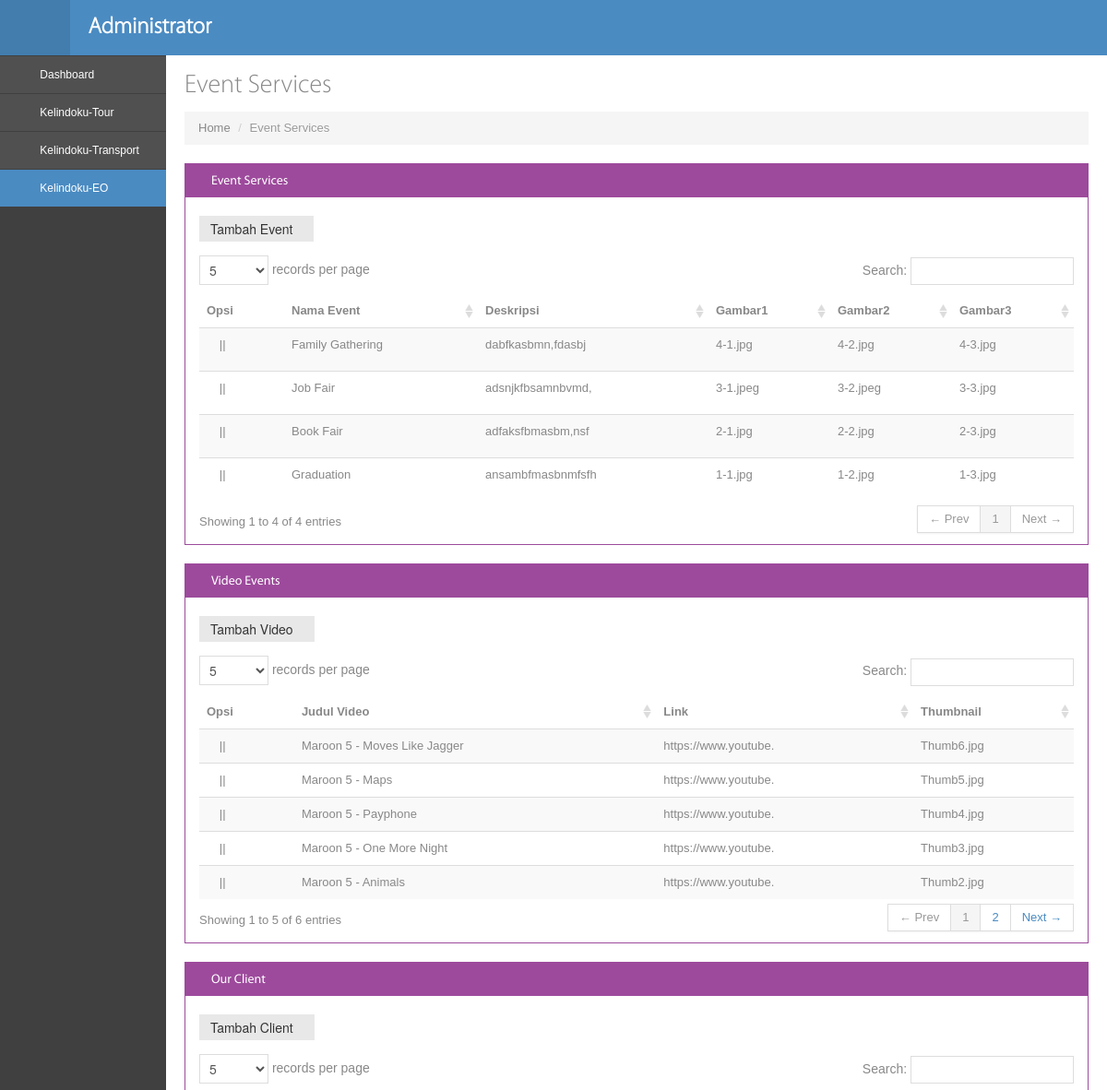
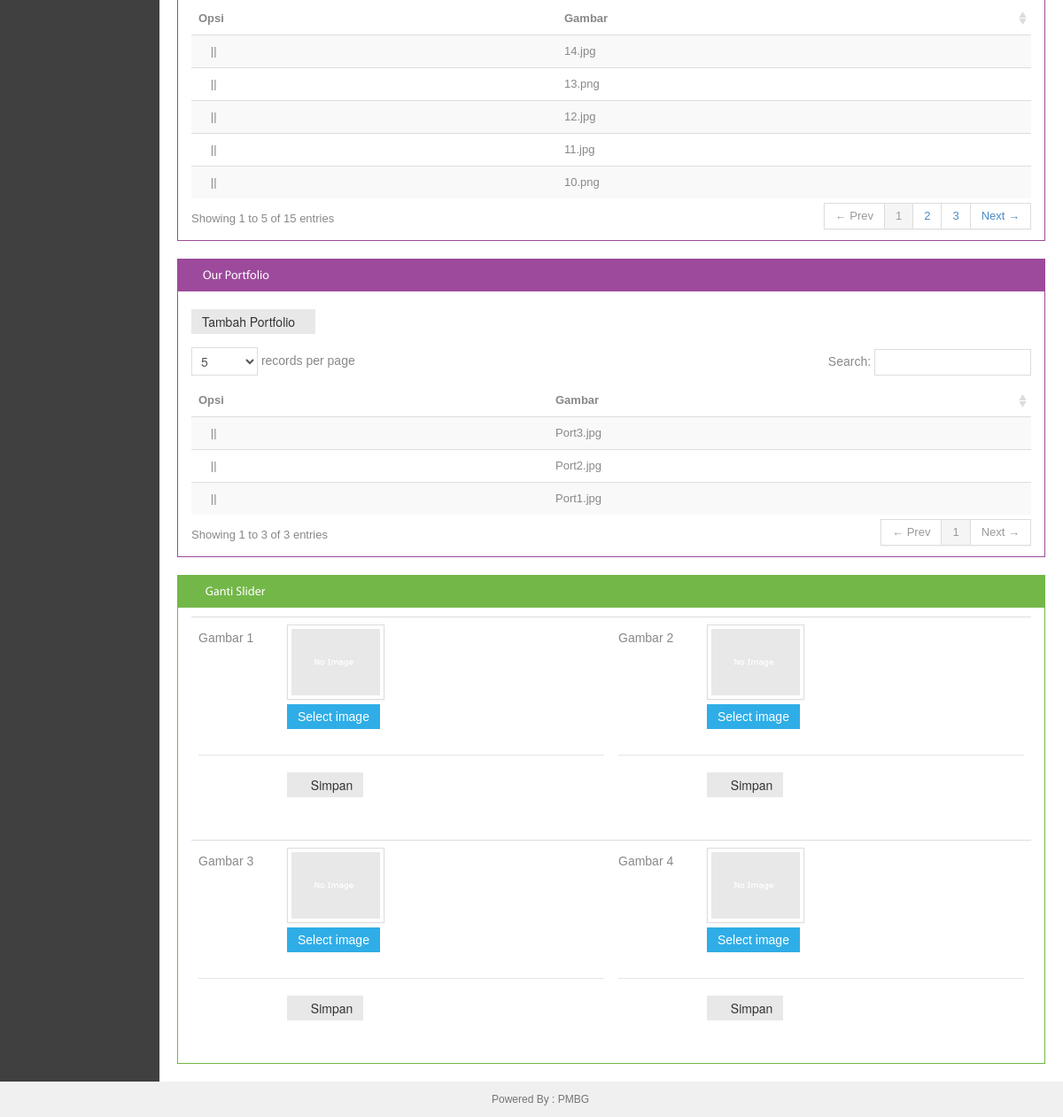
/administrator/eo.php (signed in), run on the app's committed database (2 pictures, top to bottom).
### tables this page shows
CREATE TABLE `service` (
  `id` int(11) NOT NULL,
  `nama` varchar(30) NOT NULL,
  `detail` text NOT NULL,
  `gambar1` varchar(50) NOT NULL,
  `gambar2` varchar(50) NOT NULL,
  `gambar3` varchar(50) NOT NULL
);

CREATE TABLE `ads` (
  `id` int(11) NOT NULL,
  `judul` varchar(30) NOT NULL,
  `link` varchar(100) NOT NULL,
  `thumbnail` varchar(50) NOT NULL
);

CREATE TABLE `client` (
  `id` int(11) NOT NULL,
  `gambar` varchar(50) NOT NULL
);

CREATE TABLE `port1` (
  `id` int(11) NOT NULL,
  `gambar` varchar(50) NOT NULL
);

### administrator/eo.php (the view, shortened to what this page needs)
<!DOCTYPE html>
<?php
include 'aksi_admin/session.php';
 ?>
<head>
<link href=assets/bootstrap/css/bootstrap.min.css rel=stylesheet />
<link href=assets/bootstrap/css/bootstrap-responsive.min.css rel=stylesheet />
<link href=assets/bootstrap/css/bootstrap-fileupload.css rel=stylesheet />
<link href=assets/font-awesome/css/font-awesome.css rel=stylesheet />
<link href=css/style.css rel=stylesheet />
<link href=css/style-responsive.css rel=stylesheet />
<link href=css/style-default.css rel=stylesheet id=style_color />
<link rel=stylesheet href=assets/data-tables/DT_bootstrap.css />
</head>
<body class=fixed-top>
<div id=header class="navbar navbar-inverse navbar-fixed-top">
<div class=navbar-inner>
<div class=container-fluid>
<div class="sidebar-toggle-box hidden-phone">
<div class=icon-reorder></div>
</div>
<a class=brand href=dashboard.php>
<h3 class=sub-menu>Administrator</h3>
</a>
<div class=top-nav>
<ul class="nav pull-right top-menu">
<li class="dropdown mtop5">
<a class="dropdown-toggle element" data-placement=bottom data-toggle=tooltip href=aksi_admin/aksi_logout.php data-original-title=Keluar>
<i class=icon-off></i>
</a>
</li>
</ul>
</div>
</div>
</div>
</div>
<div id=container class=row-fluid>
<div class=sidebar-scroll>
<div id=sidebar class="nav-collapse collapse">
<ul class=sidebar-menu>
<li class=sub-menu>
<a class href=dashboard.php>
<i class=icon-dashboard></i>
<span>Dashboard</span>
</a>
</li>
<li class=sub-menu>
<a href=article.php class>
<i class=icon-book></i>
<span>Kelindoku-Tour</span>
</a>
</li>
<li class=sub-menu>
<a href=mobil.php class>
<i class=icon-plane></i>
<span>Kelindoku-Transport</span>
</a>
</li>
<li class="sub-menu active">
<a href=eo.php class>
<i class=icon-camera></i>
<span>Kelindoku-EO</span>
</a>
</li>
</ul>
</div>
</div>
</div>
<div id=main-content>
<div class=container-fluid>
<div class=row-fluid>
<div class=span12>
<h3 class=page-title>
Event Services
</h3>
<ul class=breadcrumb>
<li>
<a href=dashboard.php>Home</a>
<span class=divider>/</span>
</li>
<li class=active>
Event Services
</li>
</ul>
</div>
</div>
<div class=row-fluid>
<div class=span12>
<div class="widget purple">
<div class=widget-title>
<h4><i class=icon-reorder></i>Event Services</h4>
<span class=tools>
<a href=javascript: class=icon-chevron-down></a>
</span>
</div>
<div class=widget-body>
<div>
<div class=clearfix>
<a href=tambah_posting/tambah_event.php>
<div class=btn-group>
<button class="btn green">
Tambah Event<i class=icon-plus></i>
</button>
</div>
</a>
<div class=space15></div><div style=overflow-x:auto;overflow-y:hidden>
<table class="table table-striped table-hover" id=editable-sample>
<thead>
<tr>
<th>Opsi</th>
<th>Nama Event</th>
<th>Deskripsi</th>
<th>Gambar1</th>
<th>Gambar2</th>
<th>Gambar3</th>
</tr>
</thead>
<tbody>
<?php
                                     $sql = mysqli_query($connection, "SELECT * FROM service ORDER BY id DESC");
                    while ($data = mysqli_fetch_array($sql)){
                      $isi = $data['detail'];
                      $potong = substr($isi, 0, 20);
                    ?>
<tr class>
<td><a href="edit_posting/edit_event.php?id=<?php echo $data['id']; ?>"><b class=icon-pencil></b></a> ||
<a href="aksi_admin/aksi_hapus_event.php?id=<?php echo $data['id'];?>"><b class=icon-trash></b></a></td>
<td><?php echo $data['nama']; ?></td>
<td><?php echo $potong; ?></td>
<td><?php echo $data['gambar1']; ?></td>
<td><?php echo $data['gambar2']; ?></td>
<td><?php echo $data['gambar3']; ?></td>
</tr>
<?php
                    }
                    ?>
</tbody>
</table></div>
</div>
</div>
</div>
</div>
</div>
<div class=row-fluid>
<div class=span12>
<div class="widget purple">
<div class=widget-title>
<h4><i class=icon-reorder></i>Video Events</h4>
<span class=tools>
<a href=javascript: class=icon-chevron-down></a>
</span>
</div>
<div class=widget-body>
<div>
<div class=clearfix>
<a href=tambah_posting/tambah_video.php>
<div class=btn-group>
<button class="btn green">
Tambah Video<i class=icon-plus></i>
</button>
</div>
</a>
<div class=space15></div><div style=overflow-x:auto;overflow-y:hidden>
<table class="table table-striped table-hover" id=editable-sample1>
<thead>
<tr>
<th>Opsi</th>
<th>Judul Video</th>
<th>Link</th>
<th>Thumbnail</th>
</tr>
</thead>
<tbody>
<?php
                                     $query1 = mysqli_query($connection, "SELECT * FROM ads ORDER BY id DESC");
                    while ($data = mysqli_fetch_array($query1)){
                      $isi = $data['link'];
                      $potong = substr($isi, 0, 20);
                    ?>
<tr class>
<td><a href="edit_posting/edit_video.php?id=<?php echo $data['id']; ?>"><b class=icon-pencil></b></a> ||
<a href="aksi_admin/aksi_hapus_video.php?id=<?php echo $data['id'];?>"><b class=icon-trash></b></a></td>
<td><?php echo $data['judul']; ?></td>
<td><?php echo $potong; ?></td>
<td><?php echo $data['thumbnail']; ?></td>
</tr>
<?php
                    }
                    ?>
</tbody>
</table></div>
</div>
</div>
</div>
</div>
</div>
<div class=row-fluid>
<div class=span12>
<div class="widget purple">
<div class=widget-title>
<h4><i class=icon-reorder></i>Our Client</h4>
<span class=tools>
<a href=javascript: class=icon-chevron-down></a>
</span>
</div>
<div class=widget-body>
<div>
<div class=clearfix>
<a href=tambah_posting/tambah_client.php>
<div class=btn-group>
<button class="btn green">
Tambah Client<i class=icon-plus></i>
</button>
</div>
</a>
<div class=space15></div><div style=overflow-x:auto;overflow-y:hidden>
<table class="table table-striped table-hover" id=editable-sample2>
<thead>
<tr>
<th>Opsi</th>
<th>Gambar</th>
</tr>
</thead>
<tbody>
<?php
                                     $query2 = mysqli_query($connection, "SELECT * FROM client ORDER BY id DESC");
                    while ($data = mysqli_fetch_array($query2)){
                      $isi = $data['gambar'];
                      $potong = substr($isi, 0, 20);
                    ?>
<tr class>
<td><a href="edit_posting/edit_client.php?id=<?php echo $data['id']; ?>"><b class=icon-pencil></b></a> ||
<a href="aksi_admin/aksi_hapus_client.php?id=<?php echo $data['id'];?>"><b class=icon-trash></b></a></td>
<td><?php echo $potong; ?></td>
</tr>
<?php
                    }
                    ?>
</tbody>
</table></div>
</div>
</div>
</div>
</div>
</div>
<div class=row-fluid>
<div class=span12>
<div class="widget purple">
<div class=widget-title>
<h4><i class=icon-reorder></i>Our Portfolio</h4>
<span class=tools>
<a href=javascript: class=icon-chevron-down></a>
</span>
</div>
<div class=widget-body>
<div>
<div class=clearfix>
<a href=tambah_posting/tambah_port1.php>
<div class=btn-group>
<button class="btn green">
Tambah Portfolio<i class=icon-plus></i>
</button>
</div>
</a>
<div class=space15></div><div style=overflow-x:auto;overflow-y:hidden>
<table class="table table-striped table-hover" id=editable-sample3>
<thead>
<tr>
<th>Opsi</th>
<th>Gambar</th>
</tr>
</thead>
<tbody>
<?php
                                     $query3 = mysqli_query($connection, "SELECT * FROM port1 ORDER BY id DESC");
                    while ($data = mysqli_fetch_array($query3)){
                      $isi = $data['gambar'];
                      $potong = substr($isi, 0, 20);
                    ?>
<tr class>
<td><a href="edit_posting/edit_port1.php?id=<?php echo $data['id']; ?>"><b class=icon-pencil></b></a> ||
<a href="aksi_admin/aksi_hapus_port1.php?id=<?php echo $data['id'];?>"><b class=icon-trash></b></a></td>
<td><?php echo $potong; ?></td>
</tr>
<?php
                    }
                    ?>
</tbody>
</table></div>
</div>
</div>
</div>
</div>
</div>
<div class=row-fluid>
<div class=span12>
<div class="widget green">
<div class=widget-title>
<h4><i class=icon-reorder></i> Ganti Slider</h4>
<span class=tools>
<a href=javascript: class=icon-chevron-down></a>
</span>
</div>
<div class=widget-body><div style=overflow-x:auto;overflow-y:hidden>
<table class=table><td>
<form name=ganti_slider1 action=aksi_admin/aksi_ganti_slider1.php class=form-horizontal method=POST enctype=multipart/form-data>
<div class=control-group>
<label class=control-label>Gambar 1</label>
<div class=controls>
<div class="fileupload fileupload-new" data-provides=fileupload>
<div class="fileupload-new thumbnail" style=width:100px;height:75px><img src=img/demoUpload.jpg alt /></div>
<div>
<span class="btn btn-file btn-primary">
<span class=fileupload-new>Select image</span>
</span>
</div>
</div>
</div>
</div>
<div class=form-actions>
<button type=submit name=simpan class="btn blue"><i class=icon-ok></i> Simpan</button>
</div>
</form></td><td>
<form name=ganti_slider1 action=aksi_admin/aksi_ganti_slider1.php class=form-horizontal method=POST enctype=multipart/form-data>
<div class=control-group>
<label class=control-label>Gambar 2</label>
<div class=controls>
<div class="fileupload fileupload-new" data-provides=fileupload>
<div class="fileupload-new thumbnail" style=width:100px;height:75px><img src=img/demoUpload.jpg alt /></div>
<div>
<span class="btn btn-file btn-primary">
<span class=fileupload-new>Select image</span>
</span>
</div>
</div>
</div>
</div>
<div class=form-actions>
<button type=submit name=simpan class="btn blue"><i class=icon-ok></i> Simpan</button>
</div>
</form></td><tr></tr><td>
<form name=ganti_slider1 action=aksi_admin/aksi_ganti_slider1.php class=form-horizontal method=POST enctype=multipart/form-data>
<div class=control-group>
<label class=control-label>Gambar 3</label>
<div class=controls>
<div class="fileupload fileupload-new" data-provides=fileupload>
<div class="fileupload-new thumbnail" style=width:100px;height:75px><img src=img/demoUpload.jpg alt /></div>
<div>
<span class="btn btn-file btn-primary">
<span class=fileupload-new>Select image</span>
</span>
</div>
</div>
</div>
</div>
<div class=form-actions>
<button type=submit name=simpan class="btn blue"><i class=icon-ok></i> Simpan</button>
</div>
</form></td><td>
<form name=ganti_slider1 action=aksi_admin/aksi_ganti_slider1.php class=form-horizontal method=POST enctype=multipart/form-data>
<div class=control-group>
<label class=control-label>Gambar 4</label>
<div class=controls>
<div class="fileupload fileupload-new" data-provides=fileupload>
<div class="fileupload-new thumbnail" style=width:100px;height:75px><img src=img/demoUpload.jpg alt /></div>
<div>
<span class="btn btn-file btn-primary">
<span class=fileupload-new>Select image</span>
</span>
</div>
</div>
</div>
</div>
<div class=form-actions>
<button type=submit name=simpan class="btn blue"><i class=icon-ok></i> Simpan</button>
</div>
</form></td></table></div>
</div>
</div>
</div>
</div>
</div>
</div>
</div></div></div></div>
<div id=footer>
Powered By : PMBG
</div>
</body>
</html>

### administrator/css/style-responsive.css (style rules this page uses)
@media (min-width: 980px) { #sidebar { position: absolute; width: 180px; } }
@media (min-width: 980px) { #sidebar ul { margin-top:1px !important; width: 100%; } }
@media (min-width: 980px) { #main-content { margin-top: 0px !important; } }
@media (min-width: 980px) { .fixed-top #main-content { margin-top: 20px; } }

### administrator/css/style-default.css (style rules this page uses)
body { color: #888888; }
a, a:hover { text-shadow: none !important; color: #4a8bc2; }
#header.navbar-inverse .navbar-inner { background-color: #4a8bc2; background-image: -moz-linear-gradient(top, #4a8bc2, #4a8bc2); background-image: -webkit-gradient(linear, 0 0, 0 100%, from(#4a8bc2), to(#4a8bc2)); background-image: -webkit-linear-gradient(top, #4a8bc2, #4a8bc2); background-image: -o-linear-gradient(top, #4a8bc2, #4a8bc2); background-image: linear-gradient(to bottom, #4a8bc2, #4a8bc2); background-repeat: repeat-x; border-color: #4a8bc2; color: #fff; filter: progid:DXImageTransform.Microsoft.gradient(startColorstr='#ff4a8bc2', endColorstr='#ff4a8bc2', GradientType=0); }
.sidebar-toggle-box { background: #427dae; color: #fff; }
#sidebar > ul > li > a { color: #fff !important; }
#sidebar > ul > li a i { color: #fff !important; display: inline-block; }
#sidebar > ul > li.active > a, #sidebar > ul > li >a:hover, #sidebar > ul > li:hover>a { background: #4a8bc2; }

### data on the page
service: nama "Family Gathering", detail "dabfkasbmn,fdasbj", gambar1 "4-1.jpg", gambar2 "4-2.jpg", gambar3 "4-3.jpg"
service: nama "Job Fair", detail "adsnjkfbsamnbvmd,", gambar1 "3-1.jpeg", gambar2 "3-2.jpeg", gambar3 "3-3.jpg"
service: nama "Book Fair", detail "adfaksfbmasbm,nsf", gambar1 "2-1.jpg", gambar2 "2-2.jpg", gambar3 "2-3.jpg"
service: nama "Graduation", detail "ansambfmasbnmfsfh", gambar1 "1-1.jpg", gambar2 "1-2.jpg", gambar3 "1-3.jpg"
ads: judul "Maroon 5 - Moves Like Jagger", link "https://www.youtube.", thumbnail "Thumb6.jpg"
ads: judul "Maroon 5 - Maps", link "https://www.youtube.", thumbnail "Thumb5.jpg"
ads: judul "Maroon 5 - Payphone", link "https://www.youtube.", thumbnail "Thumb4.jpg"
ads: judul "Maroon 5 - One More Night", link "https://www.youtube.", thumbnail "Thumb3.jpg"
ads: judul "Maroon 5 - Animals", link "https://www.youtube.", thumbnail "Thumb2.jpg"
client: gambar "14.jpg"
client: gambar "13.png"
client: gambar "12.jpg"
client: gambar "11.jpg"
client: gambar "10.png"
port1: gambar "Port3.jpg"
port1: gambar "Port2.jpg"
port1: gambar "Port1.jpg"
